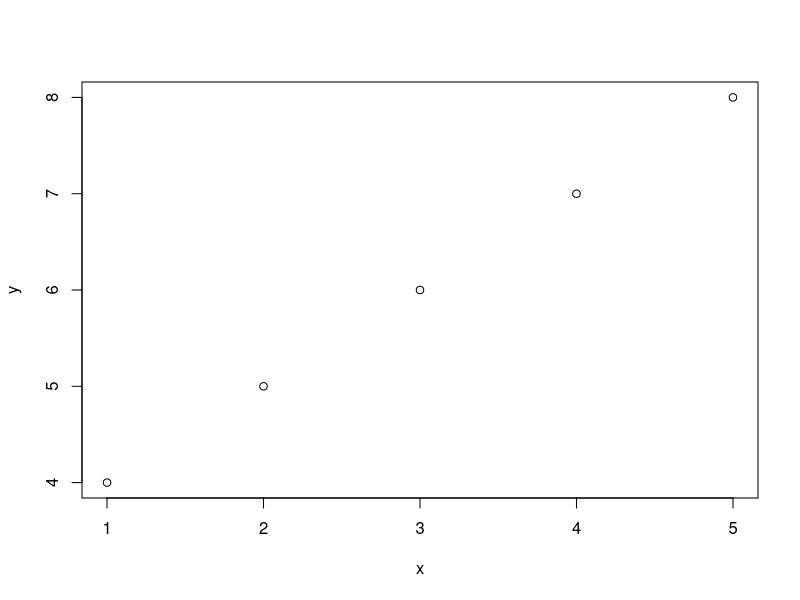
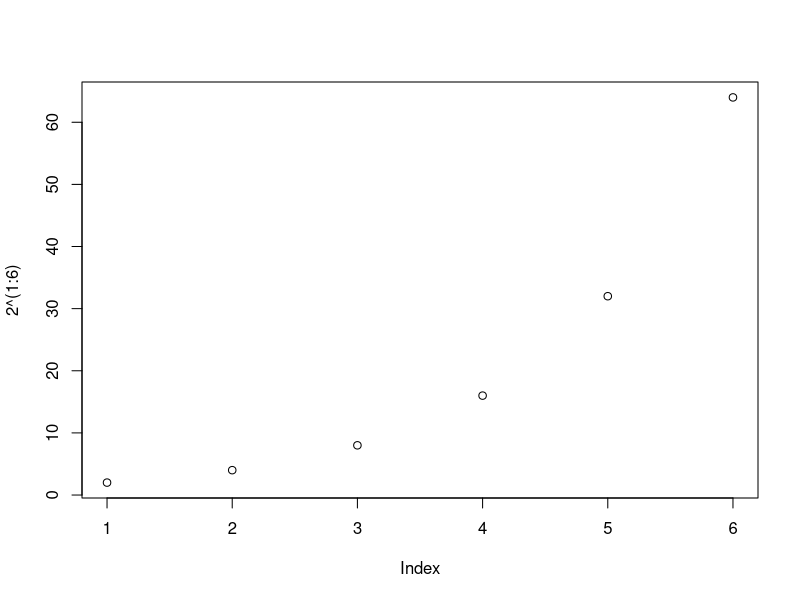
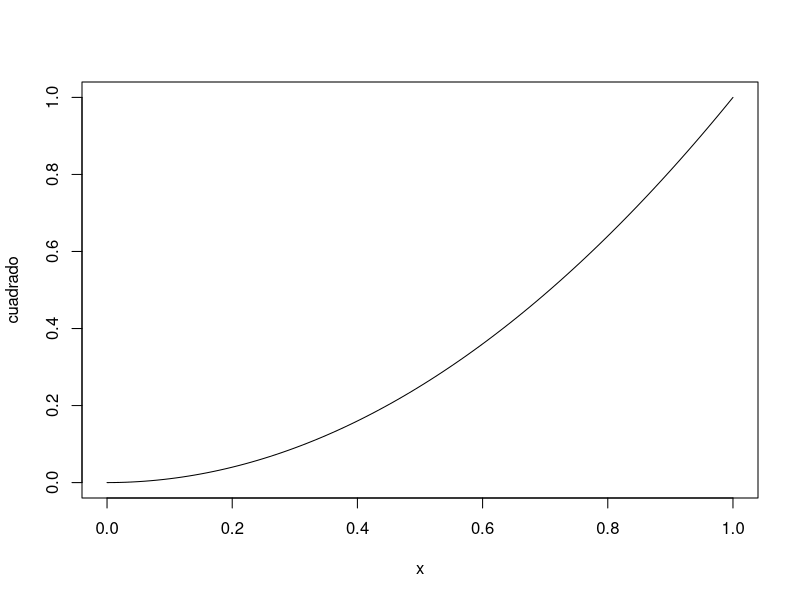
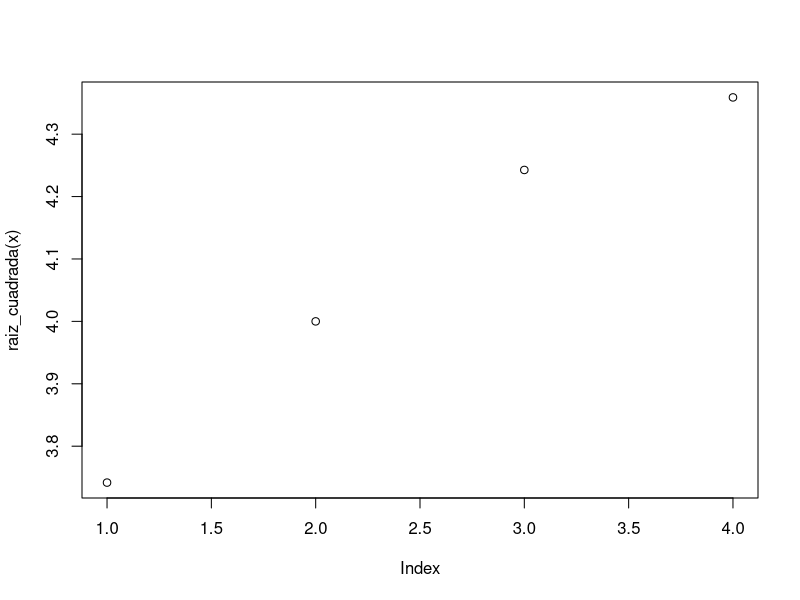
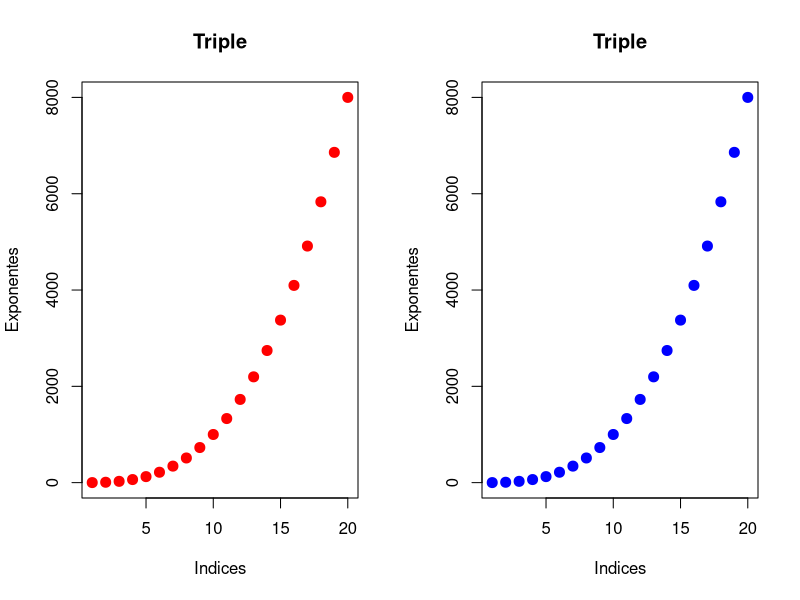
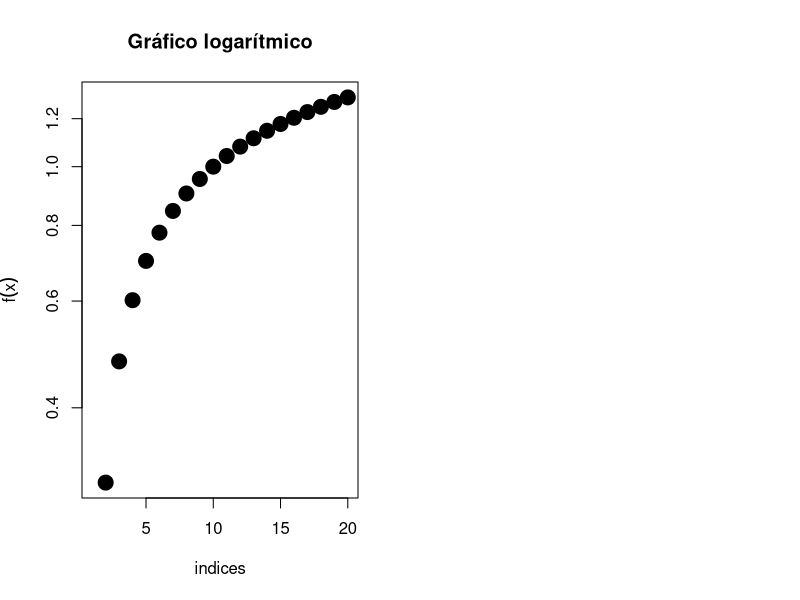

The R script that drew these images, in order:
## ---- chunk 1
knitr::opts_chunk$set(echo = TRUE)
## ---- chunk 2
x = c(1,2,3,4,5)
y = c(4,5,6,7,8)
plot(x,y)
## ---- chunk 3
plot(2^(1:6))
## ---- chunk 4
cuadrado = function(x){x^2}
plot(cuadrado)

## ---- chunk 5
x = c(14,16,18,19)
raiz_cuadrada = function(x){sqrt(x)}
plot(raiz_cuadrada(x))
## ---- chunk 6
par(mfrow = c(1,2))
x = 1:20
triple = function(x){x ^ 3}
plot(triple(x),xlab = "Indices",
     ylab = "Exponentes",main = "Triple",
     pch = 20 , cex = 2,col = "red")
plot(triple(x),xlab = "Indices",
     ylab = "Exponentes",main = "Triple",
     pch = 20 , cex = 2,col = "blue")
## ---- chunk 7
x = 1:20
logaritmico = function(x){log10(x)}
plot(logaritmico(x),xlab = "indices",
     ylab = expression(f(x)),log = "y",
     main = "Gráfico logarítmico",pch = 20,
     color = "blue",cex = 3)
